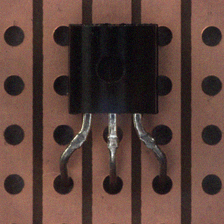
#> input picture data/dev/images/DEV_000.png, 224 x 224 px; its folder holds only this picture in this run
$ python preprocess.py
#> lines starting #> are read from the running program, lines starting #| are printed output that depends on the picture
import os
import cv2
import requests
import numpy as np
import pandas as pd
from tqdm import tqdm
import matplotlib.pyplot as plt
import glob

class ImageDownloader:
    """
    역할: CSV 파일에서 URL을 읽어 이미지를 다운로드하고 data 폴더 내에 저장
    """
    def __init__(self, csv_path, save_dir):
        self.csv_path = csv_path
        self.save_dir = save_dir
        # self.create_directory(self.save_dir)

    # [57 lines left out: functions create_directory, load_csv, download_image, save_image, run, not called in this run]

class ImagePreprocessor:
    """
    역할: 이미지 전처리 수행
        - CLAHE
        - *Canny Edge
    """

    def __init__(self, clip_limit=2.0, tile_grid_size=(8, 8), canny_low=50, canny_high=150):
        # CLAHE 설정
#> in show_samples, original is the input picture: shape (224, 224, 3); mean B, G, R 57.6, 64.9, 90.8
        self.clip_limit = clip_limit
        self.tile_grid_size = tile_grid_size
        # Canny 설정
        self.canny_low = canny_low
        self.canny_high = canny_high

    def apply_clahe(self, image):
        """
        컬러 이미지에 CLAHE 적용 (LAB 색상 공간 사용)
        """
        if image is None: return None

        try:
            # BGR -> LAB 변환
            lab = cv2.cvtColor(image, cv2.COLOR_BGR2LAB)
#> lab: shape (224, 224, 3); mean of channels 0, 1, 2 75.3, 137.9, 136.6
            l, a, b = cv2.split(lab)
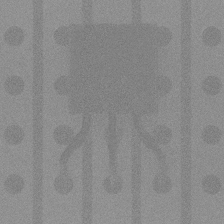
#> a: shape (224, 224); min 114, max 160, mean 137.9

            # L 채널(밝기)에 CLAHE 적용
            clahe = cv2.createCLAHE(clipLimit=self.clip_limit, tileGridSize=self.tile_grid_size)
            l_clahe = clahe.apply(l)
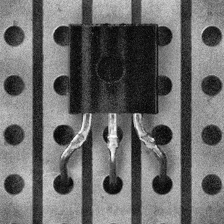
#> l_clahe: shape (224, 224); min 2, max 255, mean 105.9

            # 병합 및 BGR 복귀
            lab_merged = cv2.merge((l_clahe, a, b))
#> lab_merged: shape (224, 224, 3); mean of channels 0, 1, 2 105.9, 137.9, 136.6
            return cv2.cvtColor(lab_merged, cv2.COLOR_LAB2BGR)
        except Exception as e:
            print(f"CLAHE Error: {e}")
            return image

    def apply_canny(self, image):
        """
        이미지에 Canny Edge Detection 적용
        """
        if image is None: return None

        # 컬러면 흑백 변환
        if len(image.shape) == 3:
            gray = cv2.cvtColor(image, cv2.COLOR_BGR2GRAY)
        else:
            gray = image

        blurred = cv2.GaussianBlur(gray, (5, 5), 0)
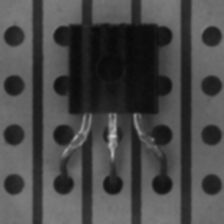
#> blurred: shape (224, 224); min 9, max 201, mean 71.8

        return cv2.Canny(blurred, self.canny_low, self.canny_high)
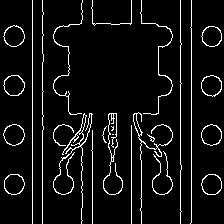
#> returned value: shape (224, 224); 6.6% white in thin lines or dots

    def apply_canny_overlay(self, image1, image2, color=(0, 0, 255)):
        """
        [NEW] 원본(혹은 CLAHE) 이미지 위에 Canny Edge를 빨간색으로 합성하여 반환
        """
        if image1 is None or image2 is None: return None

        # 1. Edge 추출
        edges = self.apply_canny(image1)

        # 2. Edge 마스크를 컬러로 변환
        edges_colored = cv2.cvtColor(edges, cv2.COLOR_GRAY2BGR)
#> edges_colored: shape (224, 224, 3); 6.6% white in thin lines or dots

        # 3. Edge 부분에 색상 적용 (기본: Red)
        # BGR 순서이므로 (0, 0, 255)가 빨간색
        edges_colored[edges > 0] = color
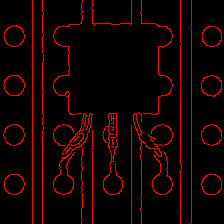
#> edges_colored: shape (224, 224, 3); mean B, G, R 0, 0, 16.9

        # 4. 이미지 합성 (원본 100% + 엣지 100%)
        overlay_img = cv2.addWeighted(image2, 1.0, edges_colored, 1.0, 0)
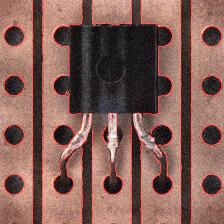
#> overlay_img: shape (224, 224, 3); mean B, G, R 86.3, 94.3, 131

        return overlay_img

class ImageVisualizer:
    def __init__(self, image_dir):
        self.image_dir = image_dir

    def show_samples(self, num_samples=3):
        # 이미지 검색
        image_paths = sorted(glob.glob(os.path.join(self.image_dir, "*.jpg")) +
                             glob.glob(os.path.join(self.image_dir, "*.png")))

        if not image_paths:
            print(f"❌ 이미지가 없습니다: {self.image_dir}")
            return

        print(f"📊 Visualizing {num_samples} samples (Original -> CLAHE -> Edge -> Overlay)...")

        # 4개 컬럼: [원본] [CLAHE] [Edge] [CLAHE+Overlay]
        plt.figure(figsize=(20, 5 * num_samples))

        for i in range(min(num_samples, len(image_paths))):
            path = image_paths[i]
            original = cv2.imread(path)
            if original is None: continue

            # ---------------------------
            # [Step 1] CLAHE 적용
            # ---------------------------
            clahe_img = ImagePreprocessor().apply_clahe(original)


            # ---------------------------
            # [Step 3] Overlay (CLAHE 위에 엣지 얹기)
            # ---------------------------
            overlay = ImagePreprocessor().apply_canny_overlay(original, clahe_img, color=(0, 0, 255))  # 빨간색

            # === Plotting ===

            # 1. Original
            plt.subplot(num_samples, 3, i * 3 + 1)
            plt.imshow(cv2.cvtColor(original, cv2.COLOR_BGR2RGB))
            plt.title(f"1. Original\n{os.path.basename(path)}")
            plt.axis('off')

            # 2. CLAHE
            plt.subplot(num_samples, 3, i * 3 + 2)
            plt.imshow(cv2.cvtColor(clahe_img, cv2.COLOR_BGR2RGB))
            plt.title("2. CLAHE (Enhanced)")
            plt.axis('off')

            # 4. Overlay (CLAHE + Edges)
            plt.subplot(num_samples, 3, i * 3 + 3)
            plt.imshow(cv2.cvtColor(overlay, cv2.COLOR_BGR2RGB))
            plt.title("3. Overlay (CLAHE + Red Edge)")
            plt.axis('off')

        plt.tight_layout()
        plt.show()
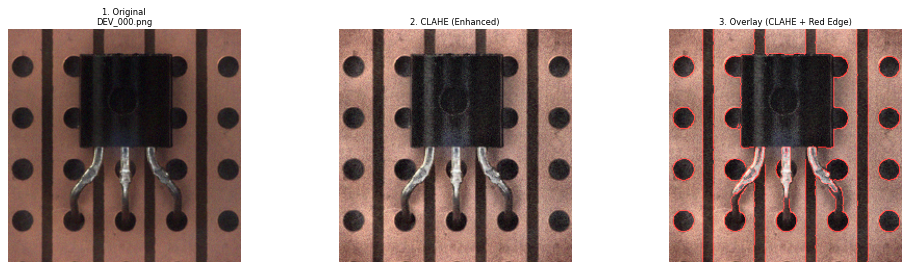
#> figure drawn by matplotlib, 3 panels


# =========================================================
# 실행부
# =========================================================
if __name__ == "__main__":
    SAVE_DIR = "../data/dev/images"

    if os.path.exists(SAVE_DIR):
        # 1. 프로세서 설정
        # clip_limit를 높이면 대비가 더 강해짐 (보통 2.0 ~ 4.0 사용)
        processor = ImagePreprocessor(
            clip_limit=3.0,
            tile_grid_size=(8, 8),
            canny_low=50,
            canny_high=150
        )

        # 2. 시각화 실행
        visualizer = ImageVisualizer(image_dir=SAVE_DIR)
        visualizer.show_samples(num_samples=3)
    else:
        print(f"경로를 찾을 수 없습니다: {SAVE_DIR}")

$ run again, on data/dev/images/DEV_004.png
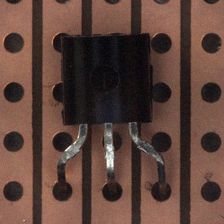
#> input picture data/dev/images/DEV_004.png, 224 x 224 px
#> in show_samples, original is the input picture: shape (224, 224, 3); mean B, G, R 58.7, 67.4, 93.8
#> lab: shape (224, 224, 3); mean of channels 0, 1, 2 78, 137.8, 137.4
#> lab_merged: shape (224, 224, 3); mean of channels 0, 1, 2 107.8, 137.8, 137.4
#> in apply_canny, `return cv2.Canny(blurred, self.canny_low, self.canny_high)`:
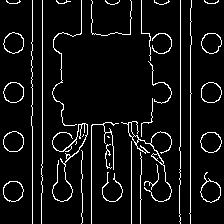
#> returned value: shape (224, 224); 6.9% white in thin lines or dots
#> in show_samples, `plt.show()`:
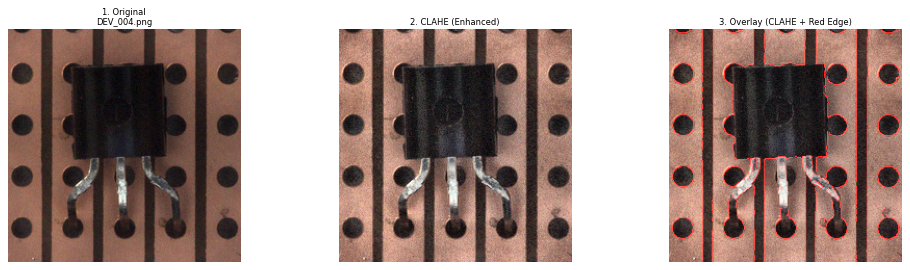
#> figure drawn by matplotlib, 3 panels

$ run again, on data/dev/images/DEV_005.png
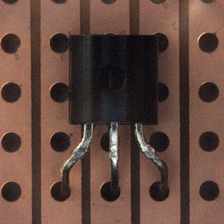
#> input picture data/dev/images/DEV_005.png, 224 x 224 px
#> in show_samples, original is the input picture: shape (224, 224, 3); mean B, G, R 62.9, 72.5, 99.6
#> lab: shape (224, 224, 3); mean of channels 0, 1, 2 83.7, 138, 137.9
#> lab_merged: shape (224, 224, 3); mean of channels 0, 1, 2 112.8, 138, 137.9
#> in apply_canny, `return cv2.Canny(blurred, self.canny_low, self.canny_high)`:
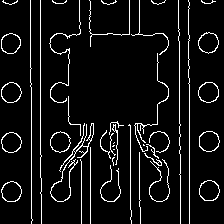
#> returned value: shape (224, 224); 7% white in thin lines or dots
#> in show_samples, `plt.show()`:
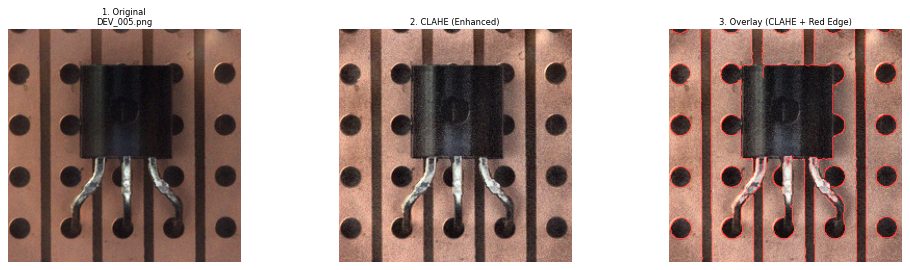
#> figure drawn by matplotlib, 3 panels
